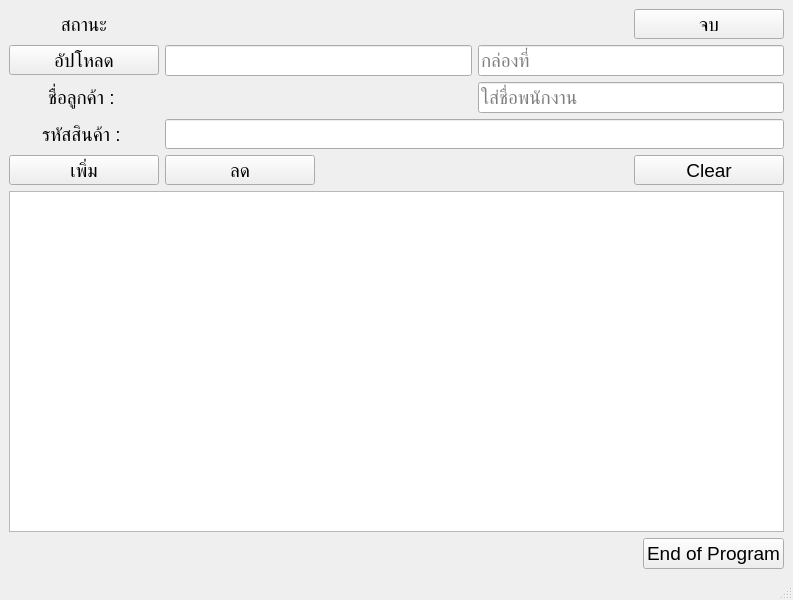
<?xml version="1.0" encoding="UTF-8"?>
<ui version="4.0">
 <class>MainWindow</class>
 <widget class="QMainWindow" name="MainWindow">
  <property name="geometry">
   <rect>
    <x>0</x>
    <y>0</y>
    <width>793</width>
    <height>600</height>
   </rect>
  </property>
  <property name="windowTitle">
   <string>MainWindow</string>
  </property>
  <widget class="QWidget" name="centralwidget">
   <layout class="QGridLayout" name="gridLayout_2">
    <item row="0" column="0">
     <layout class="QGridLayout" name="gridLayout">
      <item row="2" column="0">
       <widget class="QPushButton" name="pushButton_2">
        <property name="sizePolicy">
         <sizepolicy hsizetype="Expanding" vsizetype="Expanding">
          <horstretch>0</horstretch>
          <verstretch>0</verstretch>
         </sizepolicy>
        </property>
        <property name="minimumSize">
         <size>
          <width>150</width>
          <height>0</height>
         </size>
        </property>
        <property name="maximumSize">
         <size>
          <width>150</width>
          <height>30</height>
         </size>
        </property>
        <property name="font">
         <font>
          <pointsize>14</pointsize>
         </font>
        </property>
        <property name="text">
         <string>อัปโหลด</string>
        </property>
       </widget>
      </item>
      <item row="3" column="1">
       <widget class="QLabel" name="customer_name">
        <property name="sizePolicy">
         <sizepolicy hsizetype="Expanding" vsizetype="Expanding">
          <horstretch>0</horstretch>
          <verstretch>0</verstretch>
         </sizepolicy>
        </property>
        <property name="maximumSize">
         <size>
          <width>16777215</width>
          <height>30</height>
         </size>
        </property>
        <property name="font">
         <font>
          <pointsize>14</pointsize>
         </font>
        </property>
        <property name="text">
         <string/>
        </property>
        <property name="textInteractionFlags">
         <set>Qt::LinksAccessibleByMouse</set>
        </property>
       </widget>
      </item>
      <item row="5" column="1">
       <widget class="QPushButton" name="sub_btn">
        <property name="sizePolicy">
         <sizepolicy hsizetype="Expanding" vsizetype="Expanding">
          <horstretch>0</horstretch>
          <verstretch>0</verstretch>
         </sizepolicy>
        </property>
        <property name="maximumSize">
         <size>
          <width>150</width>
          <height>30</height>
         </size>
        </property>
        <property name="font">
         <font>
          <pointsize>14</pointsize>
         </font>
        </property>
        <property name="text">
         <string>ลด</string>
        </property>
       </widget>
      </item>
      <item row="5" column="0">
       <widget class="QPushButton" name="add_btn">
        <property name="sizePolicy">
         <sizepolicy hsizetype="Expanding" vsizetype="Expanding">
          <horstretch>0</horstretch>
          <verstretch>0</verstretch>
         </sizepolicy>
        </property>
        <property name="maximumSize">
         <size>
          <width>150</width>
          <height>30</height>
         </size>
        </property>
        <property name="font">
         <font>
          <pointsize>14</pointsize>
         </font>
        </property>
        <property name="autoFillBackground">
         <bool>false</bool>
        </property>
        <property name="text">
         <string>เพิ่ม</string>
        </property>
       </widget>
      </item>
      <item row="7" column="0" colspan="3">
       <widget class="QTableWidget" name="table">
        <property name="font">
         <font>
          <pointsize>14</pointsize>
         </font>
        </property>
        <attribute name="horizontalHeaderVisible">
         <bool>false</bool>
        </attribute>
        <attribute name="horizontalHeaderCascadingSectionResizes">
         <bool>false</bool>
        </attribute>
        <attribute name="horizontalHeaderMinimumSectionSize">
         <number>0</number>
        </attribute>
        <attribute name="horizontalHeaderShowSortIndicator" stdset="0">
         <bool>false</bool>
        </attribute>
        <attribute name="horizontalHeaderStretchLastSection">
         <bool>false</bool>
        </attribute>
        <attribute name="verticalHeaderVisible">
         <bool>false</bool>
        </attribute>
        <attribute name="verticalHeaderStretchLastSection">
         <bool>false</bool>
        </attribute>
        <column>
         <property name="text">
          <string>สินค้า</string>
         </property>
        </column>
        <column>
         <property name="text">
          <string>จำนวนที่สั่ง</string>
         </property>
        </column>
        <column>
         <property name="text">
          <string>จำนวนที่ได้</string>
         </property>
        </column>
       </widget>
      </item>
      <item row="4" column="0">
       <widget class="QLabel" name="label">
        <property name="minimumSize">
         <size>
          <width>150</width>
          <height>0</height>
         </size>
        </property>
        <property name="maximumSize">
         <size>
          <width>150</width>
          <height>30</height>
         </size>
        </property>
        <property name="font">
         <font>
          <pointsize>14</pointsize>
         </font>
        </property>
        <property name="text">
         <string>รหัสสินค้า : </string>
        </property>
        <property name="alignment">
         <set>Qt::AlignCenter</set>
        </property>
       </widget>
      </item>
      <item row="5" column="2">
       <widget class="QPushButton" name="clearBtn">
        <property name="sizePolicy">
         <sizepolicy hsizetype="Fixed" vsizetype="Fixed">
          <horstretch>0</horstretch>
          <verstretch>0</verstretch>
         </sizepolicy>
        </property>
        <property name="maximumSize">
         <size>
          <width>150</width>
          <height>30</height>
         </size>
        </property>
        <property name="font">
         <font>
          <pointsize>14</pointsize>
         </font>
        </property>
        <property name="layoutDirection">
         <enum>Qt::RightToLeft</enum>
        </property>
        <property name="text">
         <string>Clear</string>
        </property>
       </widget>
      </item>
      <item row="4" column="1" colspan="2">
       <widget class="QLineEdit" name="item_ID">
        <property name="minimumSize">
         <size>
          <width>0</width>
          <height>30</height>
         </size>
        </property>
        <property name="maximumSize">
         <size>
          <width>16777215</width>
          <height>30</height>
         </size>
        </property>
        <property name="font">
         <font>
          <pointsize>14</pointsize>
         </font>
        </property>
       </widget>
      </item>
      <item row="3" column="0">
       <widget class="QLabel" name="label_2">
        <property name="sizePolicy">
         <sizepolicy hsizetype="Preferred" vsizetype="Expanding">
          <horstretch>0</horstretch>
          <verstretch>0</verstretch>
         </sizepolicy>
        </property>
        <property name="minimumSize">
         <size>
          <width>150</width>
          <height>0</height>
         </size>
        </property>
        <property name="maximumSize">
         <size>
          <width>150</width>
          <height>30</height>
         </size>
        </property>
        <property name="font">
         <font>
          <pointsize>14</pointsize>
         </font>
        </property>
        <property name="text">
         <string>ชื่อลูกค้า : </string>
        </property>
        <property name="alignment">
         <set>Qt::AlignCenter</set>
        </property>
       </widget>
      </item>
      <item row="3" column="2">
       <widget class="QLineEdit" name="employee_name">
        <property name="font">
         <font>
          <pointsize>14</pointsize>
         </font>
        </property>
        <property name="placeholderText">
         <string>ใส่ชื่อพนักงาน</string>
        </property>
       </widget>
      </item>
      <item row="0" column="0" colspan="3">
       <layout class="QHBoxLayout" name="horizontalLayout_2">
        <item>
         <widget class="QLabel" name="status">
          <property name="sizePolicy">
           <sizepolicy hsizetype="Preferred" vsizetype="Fixed">
            <horstretch>0</horstretch>
            <verstretch>0</verstretch>
           </sizepolicy>
          </property>
          <property name="minimumSize">
           <size>
            <width>0</width>
            <height>30</height>
           </size>
          </property>
          <property name="maximumSize">
           <size>
            <width>150</width>
            <height>30</height>
           </size>
          </property>
          <property name="font">
           <font>
            <pointsize>14</pointsize>
           </font>
          </property>
          <property name="text">
           <string>สถานะ</string>
          </property>
          <property name="alignment">
           <set>Qt::AlignCenter</set>
          </property>
         </widget>
        </item>
        <item>
         <widget class="QLabel" name="file_name_label">
          <property name="sizePolicy">
           <sizepolicy hsizetype="Preferred" vsizetype="Fixed">
            <horstretch>0</horstretch>
            <verstretch>0</verstretch>
           </sizepolicy>
          </property>
          <property name="maximumSize">
           <size>
            <width>16777215</width>
            <height>30</height>
           </size>
          </property>
          <property name="font">
           <font>
            <pointsize>14</pointsize>
           </font>
          </property>
          <property name="text">
           <string/>
          </property>
         </widget>
        </item>
        <item>
         <widget class="QPushButton" name="end_button">
          <property name="sizePolicy">
           <sizepolicy hsizetype="Maximum" vsizetype="Minimum">
            <horstretch>0</horstretch>
            <verstretch>0</verstretch>
           </sizepolicy>
          </property>
          <property name="minimumSize">
           <size>
            <width>30</width>
            <height>0</height>
           </size>
          </property>
          <property name="maximumSize">
           <size>
            <width>150</width>
            <height>30</height>
           </size>
          </property>
          <property name="font">
           <font>
            <pointsize>14</pointsize>
           </font>
          </property>
          <property name="layoutDirection">
           <enum>Qt::RightToLeft</enum>
          </property>
          <property name="text">
           <string>จบ</string>
          </property>
         </widget>
        </item>
       </layout>
      </item>
      <item row="2" column="1">
       <widget class="QLineEdit" name="lineEdit">
        <property name="minimumSize">
         <size>
          <width>0</width>
          <height>30</height>
         </size>
        </property>
        <property name="maximumSize">
         <size>
          <width>16777215</width>
          <height>40</height>
         </size>
        </property>
        <property name="font">
         <font>
          <pointsize>14</pointsize>
         </font>
        </property>
       </widget>
      </item>
      <item row="2" column="2">
       <widget class="QLineEdit" name="lineEdit_2">
        <property name="font">
         <font>
          <pointsize>14</pointsize>
         </font>
        </property>
        <property name="placeholderText">
         <string>กล่องที่</string>
        </property>
       </widget>
      </item>
      <item row="8" column="2">
       <widget class="QPushButton" name="pushButton">
        <property name="sizePolicy">
         <sizepolicy hsizetype="Fixed" vsizetype="Fixed">
          <horstretch>0</horstretch>
          <verstretch>0</verstretch>
         </sizepolicy>
        </property>
        <property name="font">
         <font>
          <pointsize>14</pointsize>
         </font>
        </property>
        <property name="layoutDirection">
         <enum>Qt::RightToLeft</enum>
        </property>
        <property name="text">
         <string>End of Program</string>
        </property>
       </widget>
      </item>
     </layout>
    </item>
   </layout>
  </widget>
  <widget class="QMenuBar" name="menubar">
   <property name="geometry">
    <rect>
     <x>0</x>
     <y>0</y>
     <width>793</width>
     <height>21</height>
    </rect>
   </property>
  </widget>
  <widget class="QStatusBar" name="statusbar"/>
 </widget>
 <resources/>
 <connections/>
</ui>
